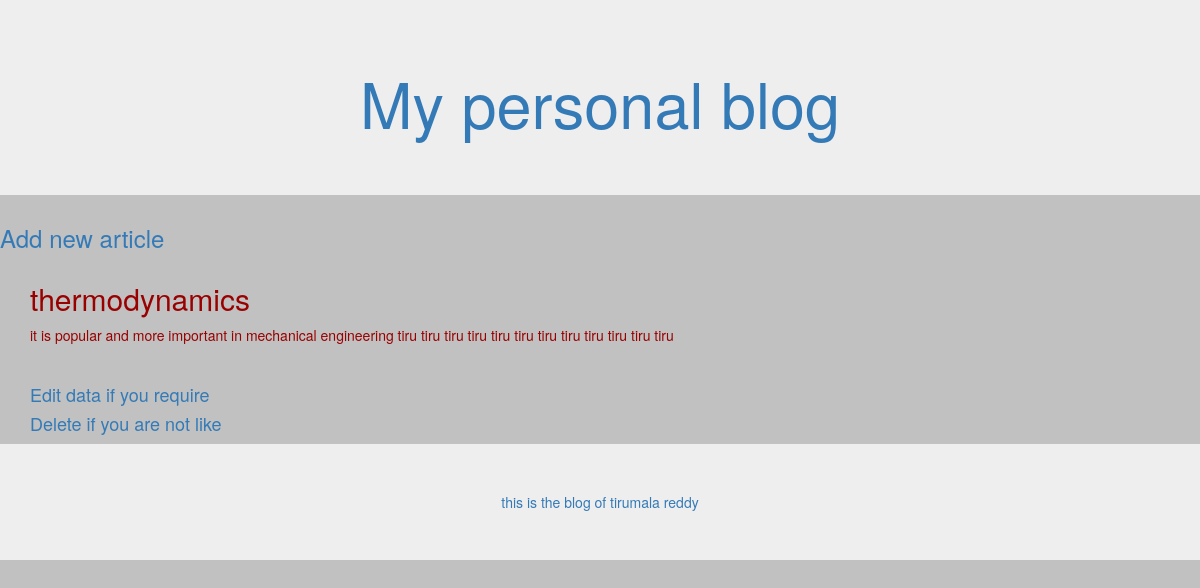
/detail/1, run on the app's committed database.
### articles/models.py (models this page shows, shortened)
class Blog (models.Model):
    author=models.ForeignKey(
    'auth.User',
    on_delete=models.CASCADE,
    )
    title=models.CharField(max_length=250)
    text=models.TextField()

### articles/views.py (the view)
# urls.py: path('detail/<int:pk>', views.BlogDetailView.as_view(), name='detailview'),
class BlogDetailView(DetailView):
    model=Blog
    template_name='detail.html'
    context_object_name='batman'

### template/detail.html
{% extends 'base.html' %}
{% block content %}
  <div class="details">
    <h2>{{batman.title}}</h2>
    <p>{{batman.text}}</p>
  </div><br>
<h4><a href="{% url 'update_blog' batman.pk %}">Edit data if you require </h4>
<h4><a href="{% url 'delete_blog' batman.pk %}">Delete if you are not like </h4>
{% endblock content %}

### static/css/basestyles.css (style rules this page uses)
body { background-color: #c1c1c1; color:#990000; }

### data on the page
Blog: title "thermodynamics", text "it is popular and more important in mechanical engineering tiru tiru tiru tiru tiru tiru tiru tiru tiru tiru tiru tiru"
